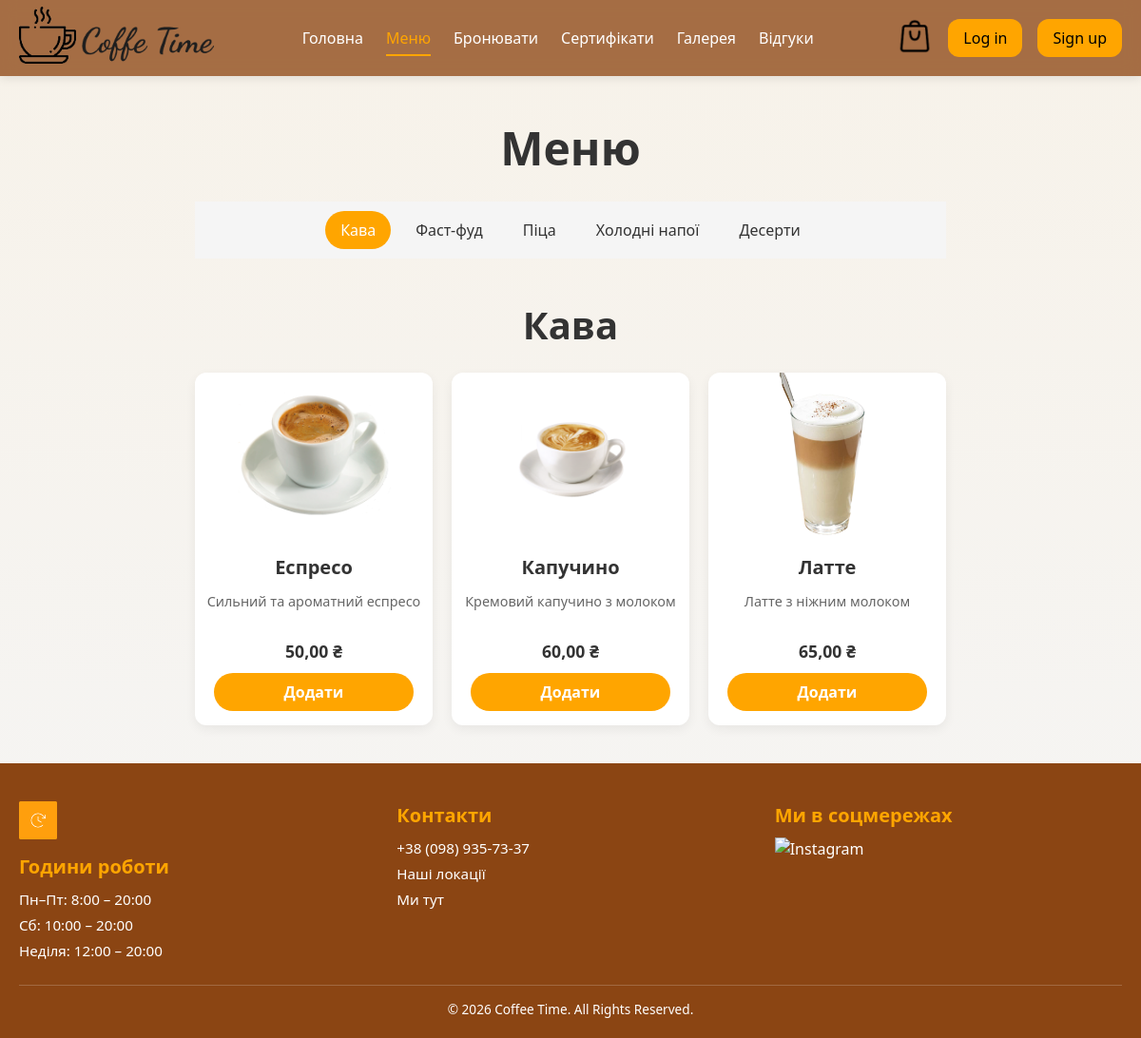
/pages/menu.php, run on the app's committed database.
### tables this page shows
CREATE TABLE `coffee_items` (
  `id` int(11) NOT NULL,
  `name` varchar(255) NOT NULL,
  `description` text DEFAULT NULL,
  `image` varchar(255) NOT NULL,
  `price` decimal(10,2) NOT NULL DEFAULT 0.00,
  `popularity` int(11) NOT NULL DEFAULT 0
);

### pages/menu.php (the view, shortened to what this page needs)
<?php
require '../db/db.php';
$tables = [
    'coffee_items'      => 'Кава',
    'fast_food_items'   => 'Фаст-фуд',
    'pizza_items'       => 'Піца',
    'cold_drink_items'  => 'Холодні напої',
    'dessert_items'     => 'Десерти',
];
$current = $_GET['category'] ?? key($tables);
function e(string $v): string {
    return htmlspecialchars($v, ENT_QUOTES);
}
?>
<!DOCTYPE html>
<html lang="uk">
<?php
$page = 'menu';
$customStyles = [
  '../static/css/menu.css',
];
include '../includes/header.php';
?>
<main class="menu">
  <h1>Меню</h1>
  <nav class="categories-nav">
    <?php foreach ($tables as $tbl => $label): ?>
      <a href="?category=<?= urlencode($tbl) ?>"
         class="category-link <?= $tbl === $current ? 'active' : '' ?>">
        <?= e($label) ?>
      </a>
    <?php endforeach; ?>
  </nav>
  <section class="category" id="<?= e($current) ?>">
    <h2><?= e($tables[$current]) ?></h2>
    <div class="menu-items">
      <?php
      $stmt = $conn->prepare("SELECT id,name,description,image,price FROM `$current`");
      $stmt->execute();
      $res = $stmt->get_result();
      while ($item = $res->fetch_assoc()):
        $url = 'cart.php?action=add'
             . '&category=' . urlencode($current)
             . '&id=' . (int)$item['id'];
      ?>
        <div class="menu-item">
          <img src="../<?= e($item['image']) ?>"
               alt="<?= e($item['name']) ?>"
               loading="lazy">
          <h3><?= e($item['name']) ?></h3>
          <p><?= e($item['description']) ?></p>
          <span class="price"><?= number_format($item['price'],2,',',' ') ?> ₴</span>
          <a href="<?= $url ?>" class="add-to-cart">Додати</a>
        </div>
      <?php endwhile;
      ?>
    </div>
  </section>
</main>
<?php include '../includes/footer.php'; ?>
</body>
</html>

### includes/header.php (shortened to what this page needs)
<head>
  <link rel="stylesheet" href="../static/css/style.css">
  <link rel="stylesheet" href="../static/css/footer.css">
  <?php if (!empty($customStyles)): ?>
    <?php foreach ($customStyles as $style): ?>
      <link rel="stylesheet" href="<?= htmlspecialchars($style) ?>">
    <?php endforeach; ?>
  <?php endif; ?>
</head>
<header class="site-header">
  <div class="header__inner container d-flex justify-content-between align-items-center">
    <div class="logo">
      <a href="../pages/index.php">
        <img src="../static/images/main/logo.png" alt="Coffee Time">
      </a>
    </div>
    <nav class="site-nav">
      <ul class="nav-list d-flex gap-3 mb-0">
        <li><a href="../pages/index.php"       class="<?= ($page==='home')        ? 'active' : '' ?>">Головна</a></li>
        <li><a href="../pages/menu.php"        class="<?= ($page==='menu')        ? 'active' : '' ?>">Меню</a></li>
        <li><a href="../pages/reservation.php" class="<?= ($page==='reservation') ? 'active' : '' ?>">Бронювати</a></li>
        <li><a href="../pages/giftcards.php"   class="<?= ($page==='giftcards')   ? 'active' : '' ?>">Cертифікати</a></li>
        <li><a href="../pages/gallery.php"     class="<?= ($page==='gallery')     ? 'active' : '' ?>">Галерея</a></li>
        <li><a href="../pages/reviews.php"     class="<?= ($page==='reviews')     ? 'active' : '' ?>">Відгуки</a></li>
      </ul>
    </nav>
    <div class="auth-buttons d-flex gap-2 align-items-center">
      <div class="cart-wrapper position-relative">
        <a href="../pages/cart.php">
          <img src="../static/images/main/cart.png" alt="Кошик">
        </a>
      </div>
      <?php if (isset($_SESSION['user'])): ?>
        <a href="../pages/profile.php" class="auth-link btn btn-outline-primary btn-sm">Профіль</a>
      <?php else: ?>
        <a href="../forms/login.php"    class="auth-link btn btn-outline-secondary btn-sm">Log in</a>
        <a href="../forms/register.php" class="auth-link btn btn-primary btn-sm">Sign up</a>
      <?php endif; ?>
    </div>
  </div>
</header>

### includes/footer.php (shortened to what this page needs)
<footer class="site-footer">
  <div class="footer__inner">
    <div class="footer__section footer__hours">
      <img src="../static/images/main/timelogo.png" alt="Години роботи">
      <h4>Години роботи</h4>
      <ul>
        <li>Пн–Пт: 8:00 – 20:00</li>
        <li>Сб: 10:00 – 20:00</li>
        <li>Неділя: 12:00 – 20:00</li>
      </ul>
    </div>
    <div class="footer__section footer__contact">
      <h4>Контакти</h4>
      <ul>
        <li><a href="tel:+380989357337">+38 (098) 935-73-37</a></li>
        <li><a href="../pages/contact.php">Наші локації</a></li>
        <li>
          <a href="https://www.google.com/maps/place/Coffee+Time/@49.0703593,26.2004433,17z/data=!4m6!3m5!1s0x47318487eb2721a5:0x989e59f6404162e4!8m2!3d49.0703593!4d26.2004433!16s%2Fg%2F11d_8c3725?entry=ttu&g_ep=EgoyMDI1MDUwNy4wIKXMDSoASAFQAw%3D%3D"
             target="_blank" rel="noopener">
            Ми тут
          </a>
        </li>
      </ul>
    </div>
    <div class="footer__section footer__social">
      <h4>Ми в соцмережах</h4>
      <div class="social-links">
        <a href="https://www.instagram.com/coffeetime_husiatyn/"
           target="_blank" aria-label="Instagram" rel="noopener">
          <img src="../static/images/icons/instagram.svg" alt="Instagram">
        </a>
      </div>
    </div>
  </div>
  <div class="footer__bottom">
    <p>© <?= date('Y') ?> Coffee Time. All Rights Reserved.</p>
  </div>
</footer>

### static/css/style.css (style rules this page uses)
:root { --header-bg: rgba(151, 86, 39, 0.85); --accent: #ffa500; --text-light: #fff; --text-dark: #333; --bg: #f5f5f5; --ease: 0.3s ease; --max-width: 1200px; }
* { box-sizing: border-box; margin: 0; padding: 0; }
.site-header { position: sticky; top: 0; left: 0; right: 0; background: var(--header-bg); backdrop-filter: blur(8px); z-index: 1000; box-shadow: 0 2px 10px rgba(0,0,0,0.1); }
.header__inner { max-width: var(--max-width); margin: 0 auto; height: 80px; padding: 0 20px; display: flex; align-items: center; justify-content: space-between; }
.logo img { height: 60px; transition: transform var(--ease); }
.site-nav { display: flex; }
.nav-list { display: flex; gap: 24px; list-style: none; }
.nav-list a { position: relative; color: var(--text-light); text-decoration: none; font-weight: 500; padding: 4px 0; transition: color var(--ease); }
.nav-list a::after { content: ""; position: absolute; bottom: -4px; left: 0; width: 0; height: 2px; background: var(--accent); transition: width var(--ease); }
.nav-list a:hover, .nav-list a.active { color: var(--accent); }
.nav-list a:hover::after, .nav-list a.active::after { width: 100%; }
.auth-buttons { display: flex; align-items: center; gap: 16px; }
.cart-wrapper { position: relative; display: inline-block; border-radius: 30%; transition: background var(--ease), padding var(--ease); }
.cart-wrapper img { margin-top: 1px; width: 38px; transition: transform var(--ease); }
.auth-link { display: inline-block; padding: 8px 16px; background: var(--accent); color: #000; border-radius: 12px; text-decoration: none; font-weight: 500; transition: background var(--ease), color var(--ease); }
h2 { text-align: center; margin: 40px 0 20px; font-size: 2.5rem; }

### static/css/footer.css (style rules this page uses)
html, body { height: 100%; margin: 0; }
:root { --footer-bg: #8b4513; --footer-text: #fff; --footer-accent: #ffa500; --ease: 0.3s ease; --max-width: 1200px; }
.site-footer { background: var(--footer-bg); color: var(--footer-text); padding: 40px 20px 20px; margin-top: auto; }
.footer__inner { max-width: var(--max-width); margin: 0 auto; display: flex; gap: 2rem; flex-wrap: wrap; justify-content: space-between; }
.footer__section { flex: 1 1 200px; }
.footer__section h4 { font-size: 1.25rem; margin-bottom: 0.5rem; color: var(--footer-accent); }
.footer__hours img { width: 40px; margin-bottom: 0.5rem; }
.footer__section ul { list-style: none; padding: 0; margin: 0; }
.footer__section li { margin-bottom: 0.25rem; font-size: 0.95rem; }
.footer__section a { color: var(--footer-text); text-decoration: none; transition: color var(--ease); }
.footer__social .social-links { display: flex; gap: 0.75rem; margin-top: 0.5rem; }
.footer__social img { width: 24px; transition: transform var(--ease); }
.footer__bottom { flex-basis: 100%; width: 100%; max-width: var(--max-width); margin: 20px auto 0; border-top: 1px solid rgba(255,255,255,0.2); padding-top: 15px; text-align: center; font-size: 0.85rem; }

### data on the page
coffee_items: image (picture), name "Еспресо", description "Сильний та ароматний еспресо", price "50,00"
coffee_items: image (picture), name "Капучино", description "Кремовий капучино з молоком", price "60,00"
coffee_items: image (picture), name "Латте", description "Латте з ніжним молоком", price "65,00"

### other printed values
$label "Кава"
$label "Фаст-фуд"
$label "Піца"
$label "Холодні напої"
$label "Десерти"
$tables[$current] "Кава"
